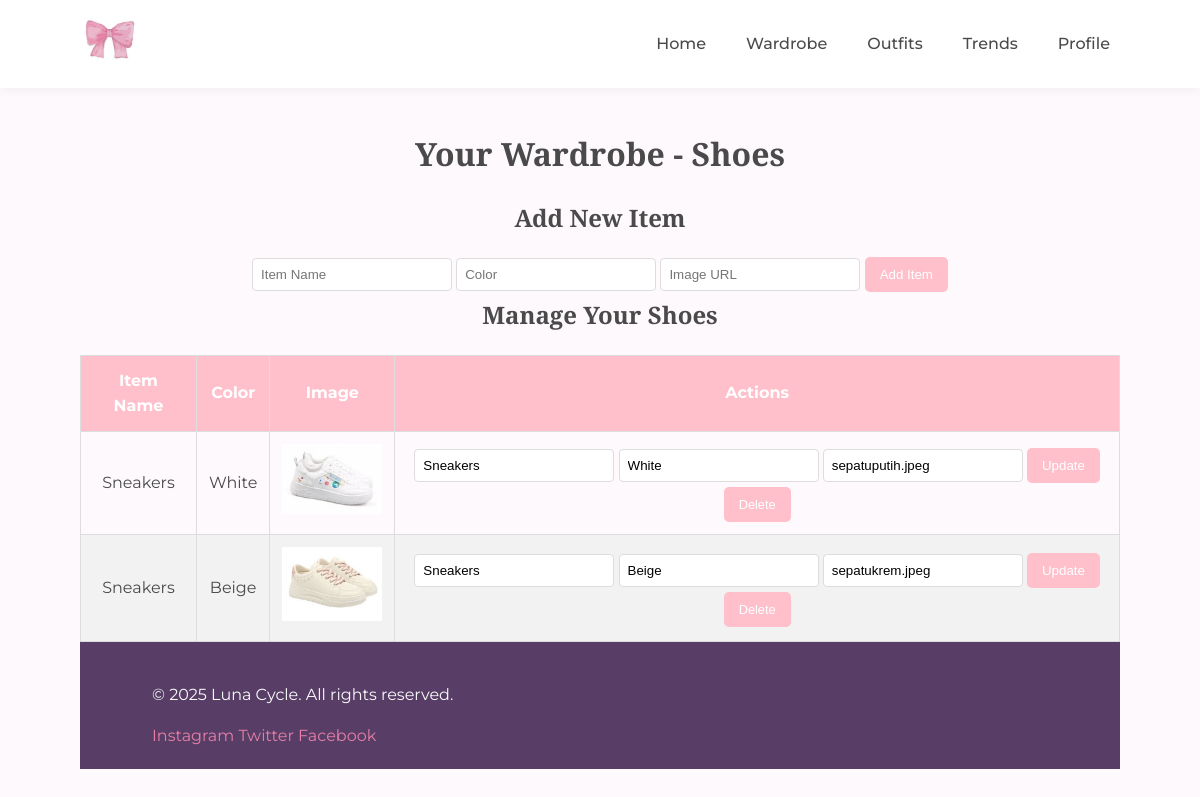
Screenshot of /view/shoes.php with the database file from the repository.
### tables this page shows
CREATE TABLE `shoes` (
  `id` int NOT NULL,
  `user_id` int NOT NULL,
  `item_name` varchar(100) NOT NULL,
  `color` varchar(50) NOT NULL,
  `image_url` varchar(255) NOT NULL
);

### Config/db.php (called while the page is built, shortened)
<?php
class Database {
    private $host = "localhost";
    private $username = "root";
    private $password = "";
    private $dbname = "db_outfit";
    public function __construct() {
        try {
            $this->conn = new PDO("mysql:host=$this->host;dbname=$this->dbname", $this->username, $this->password);
        } catch (PDOException $e) {
            echo "Connection failed: " . $e->getMessage();
        }
    }
}
?>

### class/Shoes.php (called while the page is built, shortened)
<?php
class Shoes {
    private $db;
    private $table_name = "shoes";
    public function __construct() {
        $this->db = (new Database())->conn;
    }
    public function readByUser($user_id) {
        $query = "SELECT * FROM " . $this->table_name . " WHERE user_id = ? ORDER BY item_name ASC";
        $stmt = $this->db->prepare($query);
        $stmt->bindParam(1, $user_id);
        $stmt->execute();
        return $stmt;
    }
}
?>

### view/shoes.php (the view, shortened to what this page needs)
<?php
include_once '../config/db.php';
include_once '../class/Shoes.php';
$database = new Database();
$pdo = $database->conn;
$shoesItem = new Shoes($pdo);
$user_id = 1;
$shoes_stmt = $shoesItem->readByUser($user_id);
$shoes_items = $shoes_stmt->fetchAll(PDO::FETCH_ASSOC);
include 'header.php';
?>
<section class="wardrobe">
    <h2>Your Wardrobe - Shoes</h2>
    <h3>Add New Item</h3>
    <form method="POST">
        <input type="text" name="item_name" placeholder="Item Name" required>
        <input type="text" name="color" placeholder="Color" required>
        <input type="text" name="image_url" placeholder="Image URL" required>
        <button type="submit" name="add_item" class="btn">Add Item</button>
    </form>
    <h3>Manage Your Shoes</h3>
    <table class="styled-table">
        <thead>
            <tr>
                <th>Item Name</th>
                <th>Color</th>
                <th>Image</th>
                <th>Actions</th>
            </tr>
        </thead>
        <tbody>
            <?php foreach ($shoes_items as $item): ?>
                <tr>
                    <td><?= $item['item_name']; ?></td>
                    <td><?= $item['color']; ?></td>
                    <td><img src="../assets/images/<?= $item['image_url']; ?>" alt="<?= $item['item_name']; ?>" width="100"></td>
                    <td>
                        <form action="shoes.php" method="POST" style="display:inline;">
                            <input type="text" name="item_name" value="<?= $item['item_name']; ?>" required>
                            <input type="text" name="color" value="<?= $item['color']; ?>" required>
                            <input type="text" name="image_url" value="<?= $item['image_url']; ?>" required>
                            <button type="submit" name="update_item" class="btn btn-update">Update</button>
                        </form>
                        <form action="shoes.php" method="POST" style="display:inline;">
                            <button type="submit" name="delete_item" class="btn btn-delete">Delete</button>
                        </form>
                    </td>
                </tr>
            <?php endforeach; ?>
        </tbody>
    </table>
</section>
<?php include 'footer.php'; ?>

### assets/style.css (style rules this page uses)
:root { --primary-color: #f6a6c1; --primary-dark: #e67ea6; --secondary-color: #a6c1f6; --accent-color: #f1d0e3; --text-color: #4a4a4a; --light-text: #8a8a8a; --background-color: #fef9fc; --card-background: #ffffff; --footer-background: #583e67; --footer-text: #f9f9f9; --border-radius: 8px; --box-shadow: 0 2px 10px rgba(0, 0, 0, 0.05); }
* { margin: 0; padding: 0; box-sizing: border-box; }
body { font-family: 'Montserrat', sans-serif; color: var(--text-color); background-color: var(--background-color); line-height: 1.6; }
h1, h2, h3, h4, h5, h6 { font-family: 'Playfair Display', serif; font-weight: 700; margin-bottom: 1rem; }
h2 { font-size: 2rem; margin-bottom: 1.5rem; text-align: center; }
h3 { font-size: 1.5rem; }
.btn { display: inline-block; padding: 10px 20px; border-radius: var(--border-radius); font-weight: 500; text-align: center; cursor: pointer; transition: all 0.3s ease; border: none; }
.btn-edit, .btn-delete, .btn-view { padding: 5px 10px; font-size: 0.8rem; border-radius: 4px; }
.btn-delete { background-color: #f67a7a; color: white; }
.styled-table { width: 100%; border-collapse: collapse; margin-top: 20px; }
.styled-table th, .styled-table td { padding: 12px; text-align: center; border: 1px solid #ddd; }
.styled-table th { background-color: #FFC0CB; color: white; }
.styled-table tr:nth-child(even) { background-color: #f2f2f2; }
.btn { padding: 10px 15px; background-color: #FFC0CB; color: white; border: none; cursor: pointer; border-radius: 5px; text-align: center; }
.btn-update { background-color: #FFC0CB; }
.btn-delete { background-color: #FFC0CB; }
input[type="text"] { padding: 8px; margin: 5px 0; width: 200px; border: 1px solid #ddd; border-radius: 4px; }
.wardrobe { text-align: center; }
.wardrobe h2 { margin-bottom: 20px; }

### rows the page displays
shoes: item_name "Sneakers", color "White", image_url (picture), image_url "sepatuputih.jpeg"
shoes: item_name "Sneakers", color "Beige", image_url (picture), image_url "sepatukrem.jpeg"
